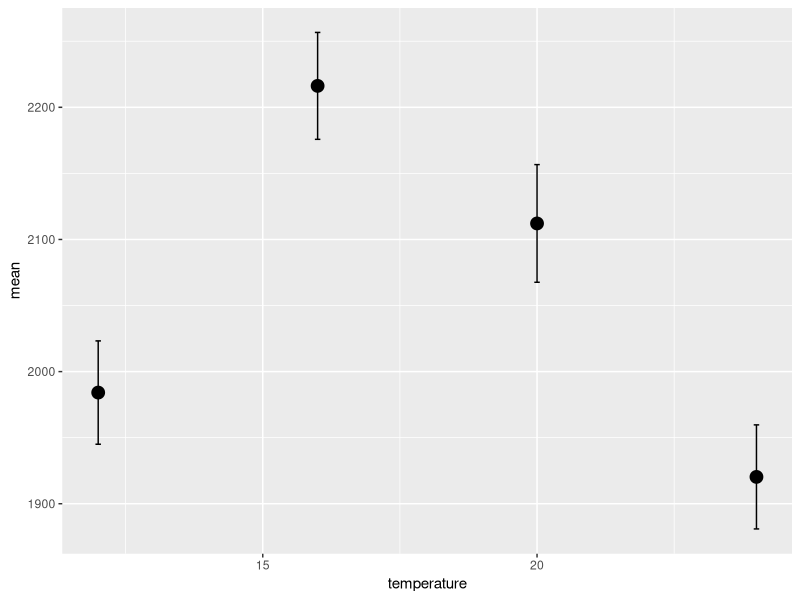
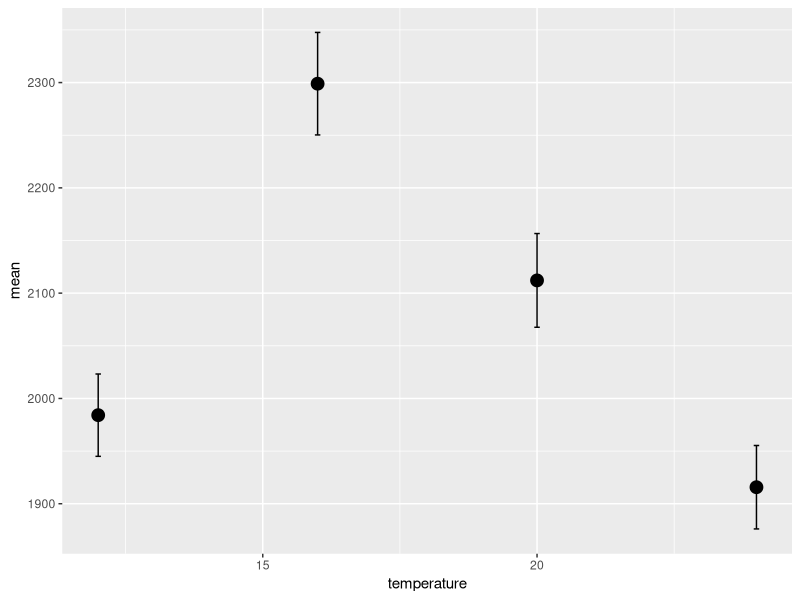

These charts were generated, in order, by the following R code:
#### Daph TSR lengths



# load packages -----------------------------------------------------------

library(tidyverse)
library(stringr)
library(lubridate)
library(plotrix)

# read in data ------------------------------------------------------------

lengths_raw <- read_csv("data-raw/daph-tsr-lengths.csv")

## do I need to add the last lengths to this file??
## lengths_raw only has data up until August 16, need to add the subsequent data!

lengths_data7 <- read_csv("data-processed/data7.csv")
lengths_data3 <- read_csv("data-processed/data3.csv")



lengths <- lengths_raw %>% 
	mutate(date = mdy(date)) %>% 
	mutate(length = as.numeric(length))

lengths %>% 
	# filter(version == 2) %>%
	filter(temperature > 10) %>% 
	filter(length > 1000) %>% 
	group_by(temperature) %>% 
	summarise_each(funs(mean, std.error), length) %>%
	ggplot(aes(x = temperature, y = mean)) + geom_point(size = 4) +
	# geom_smooth() + 
	geom_errorbar(aes(ymin = mean - std.error, ymax = mean + std.error), width = 0.1)


lengths_adults <- lengths %>% 
	filter(length > 1000)

## now need to bring in the data from after august 16

str(lengths_data3)

lengths_long4 <- read_csv("data-processed/data_long4.csv")
str(lengths_long4)
str(lengths_raw)

lengths_long4 %>% 
	filter(date < as.Date("2016-08-16"))

### ok merge the lengths_long4 with lengths
### first rename some of the columns so they match up

lengths_2 <- lengths %>%
	rename(life_stage = `clutch no`) %>% 
	mutate(life_stage = as.character(life_stage))
	
lengths_all <- bind_rows(lengths_long4, lengths_2)

write_csv(lengths_all, "data-processed/lengths_all.csv")


lengths_all_adult <- lengths_all %>% 
	filter(length > 1000) %>% 
	distinct(length, .keep_all = TRUE)
write_csv(lengths_all_adult, "data-processed/lengths_all_adult.csv")



lengths_all_adult %>% 
filter(temperature > 10) %>% 
	filter(length > 1000) %>% 
	group_by(temperature) %>% 
	summarise_each(funs(mean, std.error), length) %>%
	ggplot(aes(x = temperature, y = mean)) + geom_point(size = 4) +
	# geom_smooth() + 
	geom_errorbar(aes(ymin = mean - std.error, ymax = mean + std.error), width = 0.1)


### OK next step is clean up the lengths_all_adult so we can get growth rates over time

### let's take lengths_all_adult, and see if we can extract the letter associated with each individual
#nope this doesn't work
# lengths_all_adult %>% 
# 	separate(ID, into = c("letter", "other"), sep = "[A-Z]", remove = FALSE) %>% View

